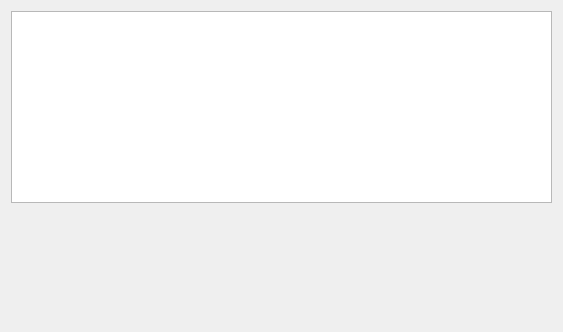
<?xml version="1.0" encoding="UTF-8"?>
<ui version="4.0">
 <class>PageAppNrf</class>
 <widget class="QWidget" name="PageAppNrf">
  <property name="geometry">
   <rect>
    <x>0</x>
    <y>0</y>
    <width>563</width>
    <height>332</height>
   </rect>
  </property>
  <property name="font">
   <font>
    <family>Roboto</family>
   </font>
  </property>
  <property name="windowTitle">
   <string>Form</string>
  </property>
  <layout class="QVBoxLayout" name="verticalLayout">
   <item>
    <widget class="ParamTable" name="generalTab"/>
   </item>
   <item>
    <widget class="NrfPair" name="nrfPair" native="true"/>
   </item>
   <item>
    <spacer name="verticalSpacer">
     <property name="orientation">
      <enum>Qt::Vertical</enum>
     </property>
     <property name="sizeHint" stdset="0">
      <size>
       <width>0</width>
       <height>0</height>
      </size>
     </property>
    </spacer>
   </item>
  </layout>
 </widget>
 <customwidgets>
  <customwidget>
   <class>ParamTable</class>
   <extends>QTableWidget</extends>
   <header>widgets/paramtable.h</header>
  </customwidget>
  <customwidget>
   <class>NrfPair</class>
   <extends>QWidget</extends>
   <header>widgets/nrfpair.h</header>
   <container>1</container>
  </customwidget>
 </customwidgets>
 <resources/>
 <connections/>
</ui>
